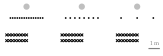

Reproduce this figure in gnuplot.
#!/usr/bin/gnuplot
#
# FIGURE 5.1: Setup for Experiment 1. The position of the synthesized source is
# indicated by the grey point. The position of the listener by black crosses
# and secondary sources by black dots.
#
# AUTHOR:   Hagen Wierstorf
# SOFTWARE: gnuplot 5.0 patchlevel 3

reset
set macros
set loadpath '../../gnuplot' 'data'

load 'latex.cfg'
load 'localization.cfg'
load 'array.cfg'
load 'noborder.cfg'

set terminal epslatex size 5cm,2.5cm color colortext @footnotesize
set output 'fig5_01.tex'

set style line 1 lc rgb 'black' pt 2 ps 0.75 lw 1

unset key
set size ratio -1

set tmargin 0
set bmargin 0
set lmargin 0.5
set rmargin 0.5

unset tics
unset xlabel
unset ylabel

# === start plotting =====================================================
set multiplot layout 1,3

# --- 1 ---
set xrange [-2.1:2.1]
set yrange [-2.3:1.1]
# WFS point source, 15 secondary sources
plot 'array_nls15_linear.txt'           @array_active ps 0.5 w p,\
     'listener_positions.txt'           w p ls 1, \
     set_point_source(0,1)              @point_source

# --- 2 ---
# WFS point source, 8 secondary sources
plot 'array_nls8_linear.txt'            @array_active ps 0.5 w p,\
     'listener_positions.txt'           w p ls 1, \
     set_point_source(0,1)              @point_source

# --- 3 ---
# WFS point source, 3 secondary sources
set arrow from 1,-2.7 to 2,-2.7 nohead front ls 101 lw 4
set label '\tiny $1$\,m' at 1.5,-2.2 center front tc ls 101
plot 'array_nls3_linear.txt'            @array_active ps 0.5 w p,\
     'listener_positions.txt'           w p ls 1, \
     set_point_source(0,1)              @point_source

unset multiplot

call 'plot.plt' 'fig5_01'
